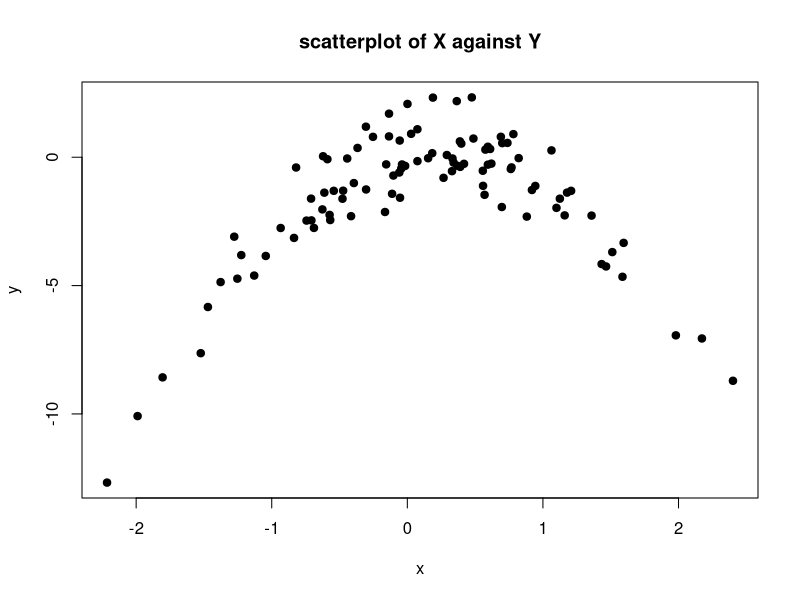

The R source for this figure:
#_________________PART A________________________
#_______________________________________________
# Goal: Generate a simulated data set
# i. In this data set, what is n and what is p? 
# ii. Write out the model used to generate the data in equation form.

set.seed (1)
# rnorm(n, mean = 0, sd = 1)
x <- rnorm (100)
y <- x - 2 * x^2 + rnorm (100)

#--------------[i]----------------
# n is the number of the observation and here we created a dataset with 100 observations.
# So n is equal to 100
# p is the number of predictors. here predictors are x and x^2
# So p is equal to 2

#--------------[ii]----------------
# The model = x - 2 + 2*x^2 + error here rnorm(100) play the role of error that is a small number.
# We can write it in this way: f(x) = x - 2 + 2*x^2 
# So the model= Y = f(x) + error
# We know this error is irreducible which has the mean zero and sd=1 and they have a Normal dist.
# becuse we made it that way with rnorm function :)

#_________________PART B________________________
#_______________________________________________
# Goal: Create a scatterplot of X against Y. 
# i. Comment on what you find.

plot(x, y, main='scatterplot of X against Y',
   xlab='x', ylab='y', pch=19)

#--------------[i]----------------
# It obviously a quadratic function.
# Since plot indicates a distinct parabolic pattern.

#_________________PART C________________________
#_______________________________________________
# Goal: Set a random seed, and then compute the LOOCV errors that
# result from fitting the following four models using least squares

set.seed(2022)
x <- rnorm (100)
y <- x - 2 * x^2 + rnorm (100)

# Create a data frame with all predictors in all models.
data_frame = data.frame(y, x, x^2, x^3, x^4)

# We have to store all of the errors in the matrix then we could get the average of them.
# To initialize we plug zero as the elements of the matrix. but it could be any numbers.
# o_error stands for out of sample error
o_error = matrix(0, nrow=100, ncol = 4)

for (i in 1:100){
    # we should exclude the ith row means the ith input out of the data and use it as trained data.
    train_data = data_frame[-i,]

    # our linear regression models are fit using the lm function with the traindata data frame, 
    # with the response variable y and different predictor variables 
    # x, x + x^2, x + x^2 + x^3, and x + x^2 + x^3 + x^4 respectively.

    # Fit the data with the model : Y = β0 + β1X + ϵ
    fitted_lm1 =lm(y ~ x, data=train_data)
    # Fit the data with the model : Y = β0 + β1X + β2X2 + ϵ
    fitted_lm2 =lm(y ~ x + x.2, data=train_data)
    # Fit the data with the model : Y = β0 + β1X + β2X2 + β3X3 + ϵ
    fitted_lm3 =lm(y ~ x + x.2 + x.3, data=train_data)
    # Fit the data with the model : Y = β0 + β1X + β2X2 + β3X3 + β4X4 + ϵ
    fitted_lm4 =lm(y ~ x + x.2 + x.3 + x.4, data=train_data)

    # data$y[i] accesses the i-th element of the y column in the data data frame
    # which here is considered as output of out of sample data since i excluded from the trained data 
    # and we still in the for loop scope
    real_y_oos = data_frame$y[i]

    # Prediction using the four given models. 
    predict1_y_oos = predict(fitted_lm1 ,data_frame)[i]
    predict2_y_oos = predict(fitted_lm2 ,data_frame)[i]
    predict3_y_oos = predict(fitted_lm3 ,data_frame)[i]
    predict4_y_oos = predict(fitted_lm4 ,data_frame)[i]

    # Now we calculate the errors for out of sample data and 
    # insert the errors into the out of sample error that we have made.
    # For the first model
    o_error[i,1] = real_y_oos-predict1_y_oos
    # For the second model
    o_error[i,2] = real_y_oos-predict2_y_oos
    # For the third model
    o_error[i,3] = real_y_oos-predict3_y_oos
    # For the forth model
    o_error[i,4] = real_y_oos-predict4_y_oos
  
}

# Initialize zero vector for MSE with 4 elements
MSE=rep(0,4)
# Now we can easily compute the average of the errors for each model.
#. i is defined! I thought it is out of the scope:/ so whenever i run the below code with i as index got a wrong answer!!
for (j in 1:4){
  MSE[j] = mean( o_error[,j]^2 )
}
MSE

#_________________PART D________________________
#_______________________________________________
# Goal:  Underestanding the function of setting seed (redo previous part with another seed)
# i. Are your results the same as what you got in (c)? Why?

set.seed(2023)
x <- rnorm (100)
y <- x - 2 * x^2 + rnorm (100)

# Create a data frame with all predictors in all models.
data_frame = data.frame(y, x, x^2, x^3, x^4)

# We have to store all of the errors in the matrix then we could get the average of them.
# To initialize we plug zero as the elements of the matrix. but it could be any numbers.
# o_error stands for out of sample error
o_error = matrix(0, nrow=100, ncol = 4)

for (i in 1:100){
    # we should exclude the ith row means the ith input out of the data and use it as trained data.
    train_data = data_frame[-i,]

    # our linear regression models are fit using the lm function with the traindata data frame, 
    # with the response variable y and different predictor variables 
    # x, x + x^2, x + x^2 + x^3, and x + x^2 + x^3 + x^4 respectively.

    # Fit the data with the model : Y = β0 + β1X + ϵ
    fitted_lm1 =lm(y ~ x, data=train_data)
    # Fit the data with the model : Y = β0 + β1X + β2X2 + ϵ
    fitted_lm2 =lm(y ~ x + x.2, data=train_data)
    # Fit the data with the model : Y = β0 + β1X + β2X2 + β3X3 + ϵ
    fitted_lm3 =lm(y ~ x + x.2 + x.3, data=train_data)
    # Fit the data with the model : Y = β0 + β1X + β2X2 + β3X3 + β4X4 + ϵ
    fitted_lm4 =lm(y ~ x + x.2 + x.3 + x.4, data=train_data)

    # data$y[i] accesses the i-th element of the y column in the data data frame
    # which here is considered as output of out of sample data since i excluded from the trained data 
    # and we still in the for loop scope
    real_y_oos = data_frame$y[i]

    # Prediction using the four given models. 
    predict1_y_oos = predict(fitted_lm1 ,data_frame)[i]
    predict2_y_oos = predict(fitted_lm2 ,data_frame)[i]
    predict3_y_oos = predict(fitted_lm3 ,data_frame)[i]
    predict4_y_oos = predict(fitted_lm4 ,data_frame)[i]

    # Now we calculate the errors for out of sample data and 
    # insert the errors into the out of sample error that we have made.
    # For the first model
    o_error[i,1] = real_y_oos-predict1_y_oos
    # For the second model
    o_error[i,2] = real_y_oos-predict2_y_oos
    # For the third model
    o_error[i,3] = real_y_oos-predict3_y_oos
    # For the forth model
    o_error[i,4] = real_y_oos-predict4_y_oos

}

# Initialize zero vector for MSE with 4 elements
MSE=rep(0,4)
# Now we can easily compute the average of the errors for each model.
#. i is defined! I thought it is out of the scope:/ so whenever i run the below code with i as index got a wrong answer!!
for (j in 1:4){
  MSE[j] = mean( o_error[,j]^2 )
}
MSE

#--------------[i]----------------
# We use another random seed so results are different since the data sets are different!

#_________________PART E________________________
#_______________________________________________
# Not Yet

#_________________PART F________________________
#_______________________________________________
# Goal: Comment on statistical significance of the coefficient estimates from fitting each of the models in (c) using least squares. 
# i. Do these results agree with the conclusions drawn based on the cross-validation results?

# Use summery() to comparing the results
summary(fitted_lm1)
summary(fitted_lm2)
summary(fitted_lm3)
summary(fitted_lm4)

# Not Yet